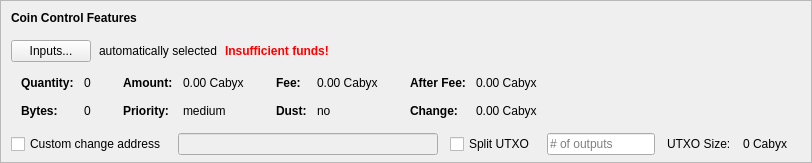
    <widget class="QFrame" name="frameCoinControl">
     <property name="sizePolicy">
      <sizepolicy hsizetype="Expanding" vsizetype="Expanding">
       <horstretch>0</horstretch>
       <verstretch>0</verstretch>
      </sizepolicy>
     </property>
     <property name="maximumSize">
      <size>
       <width>16777215</width>
       <height>16777215</height>
      </size>
     </property>
     <property name="frameShape">
      <enum>QFrame::StyledPanel</enum>
     </property>
     <property name="frameShadow">
      <enum>QFrame::Sunken</enum>
     </property>
     <layout class="QVBoxLayout" name="verticalLayoutCoinControl2">
      <property name="spacing">
       <number>0</number>
      </property>
      <property name="leftMargin">
       <number>0</number>
      </property>
      <property name="topMargin">
       <number>0</number>
      </property>
      <property name="rightMargin">
       <number>0</number>
      </property>
      <property name="bottomMargin">
       <number>6</number>
      </property>
      <item>
       <layout class="QVBoxLayout" name="verticalLayoutCoinControl" stretch="0,0,0,0,1">
        <property name="spacing">
         <number>0</number>
        </property>
        <property name="leftMargin">
         <number>10</number>
        </property>
        <property name="topMargin">
         <number>10</number>
        </property>
        <item>
         <layout class="QHBoxLayout" name="horizontalLayoutCoinControl1">
          <property name="bottomMargin">
           <number>15</number>
          </property>
          <item>
           <widget class="QLabel" name="labelCoinControlFeatures">
            <property name="sizePolicy">
             <sizepolicy hsizetype="Preferred" vsizetype="Maximum">
              <horstretch>0</horstretch>
              <verstretch>0</verstretch>
             </sizepolicy>
            </property>
            <property name="font">
             <font>
              <weight>75</weight>
              <bold>true</bold>
             </font>
            </property>
            <property name="styleSheet">
             <string notr="true">font-weight:bold;</string>
            </property>
            <property name="text">
             <string>Coin Control Features</string>
            </property>
           </widget>
          </item>
         </layout>
        </item>
        <item>
         <layout class="QHBoxLayout" name="horizontalLayoutCoinControl2" stretch="0,0,0,0">
          <property name="spacing">
           <number>8</number>
          </property>
          <property name="bottomMargin">
           <number>10</number>
          </property>
          <item>
           <widget class="QPushButton" name="pushButtonCoinControl">
            <property name="styleSheet">
             <string notr="true"/>
            </property>
            <property name="text">
             <string>Inputs...</string>
            </property>
            <property name="autoDefault">
             <bool>false</bool>
            </property>
           </widget>
          </item>
          <item>
           <widget class="QLabel" name="labelCoinControlAutomaticallySelected">
            <property name="text">
             <string>automatically selected</string>
            </property>
            <property name="margin">
             <number>5</number>
            </property>
           </widget>
          </item>
          <item>
           <widget class="QLabel" name="labelCoinControlInsuffFunds">
            <property name="font">
             <font>
              <weight>75</weight>
              <bold>true</bold>
             </font>
            </property>
            <property name="styleSheet">
             <string notr="true">color:red;font-weight:bold;</string>
            </property>
            <property name="text">
             <string>Insufficient funds!</string>
            </property>
            <property name="margin">
             <number>5</number>
            </property>
           </widget>
          </item>
          <item>
           <spacer name="horizontalSpacerCoinControl">
            <property name="orientation">
             <enum>Qt::Horizontal</enum>
            </property>
            <property name="sizeHint" stdset="0">
             <size>
              <width>40</width>
              <height>1</height>
             </size>
            </property>
           </spacer>
          </item>
         </layout>
        </item>
        <item>
         <widget class="QWidget" name="widgetCoinControl" native="true">
          <property name="sizePolicy">
           <sizepolicy hsizetype="Preferred" vsizetype="Preferred">
            <horstretch>0</horstretch>
            <verstretch>0</verstretch>
           </sizepolicy>
          </property>
          <property name="minimumSize">
           <size>
            <width>0</width>
            <height>0</height>
           </size>
          </property>
          <property name="styleSheet">
           <string notr="true"/>
          </property>
          <layout class="QHBoxLayout" name="horizontalLayoutCoinControl5">
           <property name="leftMargin">
            <number>0</number>
           </property>
           <property name="topMargin">
            <number>0</number>
           </property>
           <property name="rightMargin">
            <number>0</number>
           </property>
           <property name="bottomMargin">
            <number>0</number>
           </property>
           <item>
            <layout class="QHBoxLayout" name="horizontalLayoutCoinControl3" stretch="0,0,0,1">
             <property name="spacing">
              <number>20</number>
             </property>
             <property name="topMargin">
              <number>0</number>
             </property>
             <property name="bottomMargin">
              <number>10</number>
             </property>
             <item>
              <layout class="QFormLayout" name="formLayoutCoinControl1">
               <property name="horizontalSpacing">
                <number>10</number>
               </property>
               <property name="verticalSpacing">
                <number>14</number>
               </property>
               <property name="leftMargin">
                <number>10</number>
               </property>
               <property name="topMargin">
                <number>4</number>
               </property>
               <property name="rightMargin">
                <number>6</number>
               </property>
               <item row="0" column="0">
                <widget class="QLabel" name="labelCoinControlQuantityText">
                 <property name="font">
                  <font>
                   <weight>75</weight>
                   <bold>true</bold>
                  </font>
                 </property>
                 <property name="text">
                  <string>Quantity:</string>
                 </property>
                 <property name="margin">
                  <number>0</number>
                 </property>
                </widget>
               </item>
               <item row="0" column="1">
                <widget class="QLabel" name="labelCoinControlQuantity">
                 <property name="cursor">
                  <cursorShape>IBeamCursor</cursorShape>
                 </property>
                 <property name="contextMenuPolicy">
                  <enum>Qt::ActionsContextMenu</enum>
                 </property>
                 <property name="text">
                  <string notr="true">0</string>
                 </property>
                 <property name="margin">
                  <number>0</number>
                 </property>
                 <property name="textInteractionFlags">
                  <set>Qt::LinksAccessibleByMouse|Qt::TextSelectableByKeyboard|Qt::TextSelectableByMouse</set>
                 </property>
                </widget>
               </item>
               <item row="1" column="0">
                <widget class="QLabel" name="labelCoinControlBytesText">
                 <property name="font">
                  <font>
                   <weight>75</weight>
                   <bold>true</bold>
                  </font>
                 </property>
                 <property name="text">
                  <string>Bytes:</string>
                 </property>
                </widget>
               </item>
               <item row="1" column="1">
                <widget class="QLabel" name="labelCoinControlBytes">
                 <property name="cursor">
                  <cursorShape>IBeamCursor</cursorShape>
                 </property>
                 <property name="contextMenuPolicy">
                  <enum>Qt::ActionsContextMenu</enum>
                 </property>
                 <property name="text">
                  <string notr="true">0</string>
                 </property>
                 <property name="textInteractionFlags">
                  <set>Qt::LinksAccessibleByMouse|Qt::TextSelectableByKeyboard|Qt::TextSelectableByMouse</set>
                 </property>
                </widget>
               </item>
              </layout>
             </item>
             <item>
              <layout class="QFormLayout" name="formLayoutCoinControl2">
               <property name="horizontalSpacing">
                <number>10</number>
               </property>
               <property name="verticalSpacing">
                <number>14</number>
               </property>
               <property name="leftMargin">
                <number>6</number>
               </property>
               <property name="topMargin">
                <number>4</number>
               </property>
               <property name="rightMargin">
                <number>6</number>
               </property>
               <item row="0" column="0">
                <widget class="QLabel" name="labelCoinControlAmountText">
                 <property name="font">
                  <font>
                   <weight>75</weight>
                   <bold>true</bold>
                  </font>
                 </property>
                 <property name="text">
                  <string>Amount:</string>
                 </property>
                 <property name="margin">
                  <number>0</number>
                 </property>
                </widget>
               </item>
               <item row="0" column="1">
                <widget class="QLabel" name="labelCoinControlAmount">
                 <property name="cursor">
                  <cursorShape>IBeamCursor</cursorShape>
                 </property>
                 <property name="contextMenuPolicy">
                  <enum>Qt::ActionsContextMenu</enum>
                 </property>
                 <property name="text">
                  <string notr="true">0.00 Cabyx</string>
                 </property>
                 <property name="textInteractionFlags">
                  <set>Qt::LinksAccessibleByMouse|Qt::TextSelectableByKeyboard|Qt::TextSelectableByMouse</set>
                 </property>
                </widget>
               </item>
               <item row="1" column="0">
                <widget class="QLabel" name="labelCoinControlPriorityText">
                 <property name="font">
                  <font>
                   <weight>75</weight>
                   <bold>true</bold>
                  </font>
                 </property>
                 <property name="text">
                  <string>Priority:</string>
                 </property>
                </widget>
               </item>
               <item row="1" column="1">
                <widget class="QLabel" name="labelCoinControlPriority">
                 <property name="cursor">
                  <cursorShape>IBeamCursor</cursorShape>
                 </property>
                 <property name="contextMenuPolicy">
                  <enum>Qt::ActionsContextMenu</enum>
                 </property>
                 <property name="text">
                  <string>medium</string>
                 </property>
                 <property name="textInteractionFlags">
                  <set>Qt::LinksAccessibleByMouse|Qt::TextSelectableByKeyboard|Qt::TextSelectableByMouse</set>
                 </property>
                </widget>
               </item>
              </layout>
             </item>
             <item>
              <layout class="QFormLayout" name="formLayoutCoinControl3">
               <property name="horizontalSpacing">
                <number>10</number>
               </property>
               <property name="verticalSpacing">
                <number>14</number>
               </property>
               <property name="leftMargin">
                <number>6</number>
               </property>
               <property name="topMargin">
                <number>4</number>
               </property>
               <property name="rightMargin">
                <number>6</number>
               </property>
               <item row="0" column="0">
                <widget class="QLabel" name="labelCoinControlFeeText">
                 <property name="font">
                  <font>
                   <weight>75</weight>
                   <bold>true</bold>
                  </font>
                 </property>
                 <property name="text">
                  <string>Fee:</string>
                 </property>
                 <property name="margin">
                  <number>0</number>
                 </property>
                </widget>
               </item>
               <item row="0" column="1">
                <widget class="QLabel" name="labelCoinControlFee">
                 <property name="cursor">
                  <cursorShape>IBeamCursor</cursorShape>
                 </property>
                 <property name="contextMenuPolicy">
                  <enum>Qt::ActionsContextMenu</enum>
                 </property>
                 <property name="text">
                  <string notr="true">0.00 Cabyx</string>
                 </property>
                 <property name="textInteractionFlags">
                  <set>Qt::LinksAccessibleByMouse|Qt::TextSelectableByKeyboard|Qt::TextSelectableByMouse</set>
                 </property>
                </widget>
               </item>
               <item row="1" column="0">
                <widget class="QLabel" name="labelCoinControlLowOutputText">
                 <property name="font">
                  <font>
                   <weight>75</weight>
                   <bold>true</bold>
                  </font>
                 </property>
                 <property name="text">
                  <string>Dust:</string>
                 </property>
                </widget>
               </item>
               <item row="1" column="1">
                <widget class="QLabel" name="labelCoinControlLowOutput">
                 <property name="cursor">
                  <cursorShape>IBeamCursor</cursorShape>
                 </property>
                 <property name="contextMenuPolicy">
                  <enum>Qt::ActionsContextMenu</enum>
                 </property>
                 <property name="text">
                  <string>no</string>
                 </property>
                 <property name="textInteractionFlags">
                  <set>Qt::LinksAccessibleByMouse|Qt::TextSelectableByKeyboard|Qt::TextSelectableByMouse</set>
                 </property>
                </widget>
               </item>
              </layout>
             </item>
             <item>
              <layout class="QFormLayout" name="formLayoutCoinControl4">
               <property name="horizontalSpacing">
                <number>10</number>
               </property>
               <property name="verticalSpacing">
                <number>14</number>
               </property>
               <property name="leftMargin">
                <number>6</number>
               </property>
               <property name="topMargin">
                <number>4</number>
               </property>
               <property name="rightMargin">
                <number>6</number>
               </property>
               <item row="0" column="0">
                <widget class="QLabel" name="labelCoinControlAfterFeeText">
                 <property name="font">
                  <font>
                   <weight>75</weight>
                   <bold>true</bold>
                  </font>
                 </property>
                 <property name="text">
                  <string>After Fee:</string>
                 </property>
                 <property name="margin">
                  <number>0</number>
                 </property>
                </widget>
               </item>
               <item row="0" column="1">
                <widget class="QLabel" name="labelCoinControlAfterFee">
                 <property name="cursor">
                  <cursorShape>IBeamCursor</cursorShape>
                 </property>
                 <property name="contextMenuPolicy">
                  <enum>Qt::ActionsContextMenu</enum>
                 </property>
                 <property name="text">
                  <string notr="true">0.00 Cabyx</string>
                 </property>
                 <property name="textInteractionFlags">
                  <set>Qt::LinksAccessibleByMouse|Qt::TextSelectableByKeyboard|Qt::TextSelectableByMouse</set>
                 </property>
                </widget>
               </item>
               <item row="1" column="0">
                <widget class="QLabel" name="labelCoinControlChangeText">
                 <property name="font">
                  <font>
                   <weight>75</weight>
                   <bold>true</bold>
                  </font>
                 </property>
                 <property name="text">
                  <string>Change:</string>
                 </property>
                </widget>
               </item>
               <item row="1" column="1">
                <widget class="QLabel" name="labelCoinControlChange">
                 <property name="cursor">
                  <cursorShape>IBeamCursor</cursorShape>
                 </property>
                 <property name="contextMenuPolicy">
                  <enum>Qt::ActionsContextMenu</enum>
                 </property>
                 <property name="text">
                  <string notr="true">0.00 Cabyx</string>
                 </property>
                 <property name="textInteractionFlags">
                  <set>Qt::LinksAccessibleByMouse|Qt::TextSelectableByKeyboard|Qt::TextSelectableByMouse</set>
                 </property>
                </widget>
               </item>
              </layout>
             </item>
            </layout>
           </item>
          </layout>
         </widget>
        </item>
        <item>
         <layout class="QHBoxLayout" name="horizontalLayoutCoinControl4" stretch="0,0,0,0,0,0,0">
          <property name="spacing">
           <number>12</number>
          </property>
          <property name="sizeConstraint">
           <enum>QLayout::SetDefaultConstraint</enum>
          </property>
          <property name="topMargin">
           <number>5</number>
          </property>
          <property name="rightMargin">
           <number>5</number>
          </property>
          <item>
           <widget class="QCheckBox" name="checkBoxCoinControlChange">
            <property name="toolTip">
             <string>If this is activated, but the change address is empty or invalid, change will be sent to a newly generated address.</string>
            </property>
            <property name="text">
             <string>Custom change address</string>
            </property>
           </widget>
          </item>
          <item>
           <widget class="QValidatedLineEdit" name="lineEditCoinControlChange">
            <property name="enabled">
             <bool>false</bool>
            </property>
            <property name="sizePolicy">
             <sizepolicy hsizetype="Expanding" vsizetype="Fixed">
              <horstretch>0</horstretch>
              <verstretch>0</verstretch>
             </sizepolicy>
            </property>
           </widget>
          </item>
          <item>
           <widget class="QCheckBox" name="splitBlockCheckBox">
            <property name="text">
             <string>Split UTXO</string>
            </property>
           </widget>
          </item>
          <item>
           <widget class="QLineEdit" name="splitBlockLineEdit">
            <property name="sizePolicy">
             <sizepolicy hsizetype="Fixed" vsizetype="Fixed">
              <horstretch>50</horstretch>
              <verstretch>0</verstretch>
             </sizepolicy>
            </property>
            <property name="placeholderText">
             <string># of outputs</string>
            </property>
           </widget>
          </item>
          <item>
           <widget class="QLabel" name="labelBlockSizeText">
            <property name="text">
             <string>UTXO Size:</string>
            </property>
           </widget>
          </item>
          <item>
           <widget class="QLabel" name="labelBlockSize">
            <property name="text">
             <string>0 Cabyx</string>
            </property>
           </widget>
          </item>
          <item>
           <widget class="QLabel" name="labelCoinControlChangeLabel">
            <property name="sizePolicy">
             <sizepolicy hsizetype="Preferred" vsizetype="Expanding">
              <horstretch>0</horstretch>
              <verstretch>0</verstretch>
             </sizepolicy>
            </property>
            <property name="minimumSize">
             <size>
              <width>0</width>
              <height>0</height>
             </size>
            </property>
            <property name="text">
             <string/>
            </property>
            <property name="margin">
             <number>3</number>
            </property>
           </widget>
          </item>
         </layout>
        </item>
        <item>
         <spacer name="verticalSpacerCoinControl">
          <property name="orientation">
           <enum>Qt::Vertical</enum>
          </property>
          <property name="sizeHint" stdset="0">
           <size>
            <width>800</width>
            <height>1</height>
           </size>
          </property>
         </spacer>
        </item>
       </layout>
      </item>
     </layout>
    </widget>
